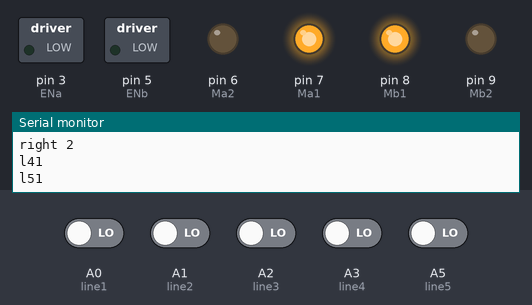
Simulated run of this sketch. Board: Arduino Uno, built with avr-gcc and run on an emulated ATmega328P. On the bench: switched loads named in the sketch (green lamp = pin HIGH), output pins drawn as LEDs (lit = HIGH), the last lines printed to the serial monitor. Inputs (shaded band) come from the test bench; at power-on: A0 (line1), A1 (line2), A2 (line3), A3 (line4), A5 (line5) LOW.

Above: at 1.2 s.
1.3 s: A0 (line1) driven HIGH
At 2.1 s:
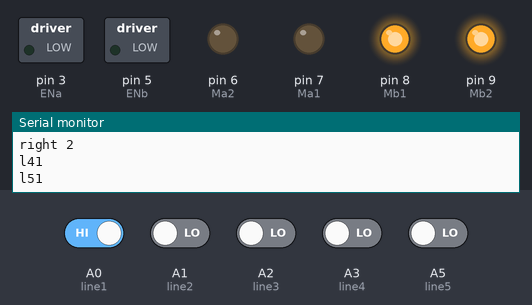
4.3 s: A2 (line3) driven HIGH
At 5.7 s:
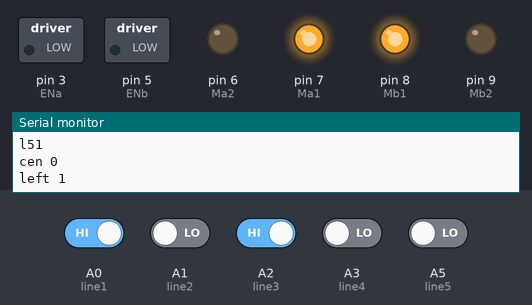
7.3 s: A2 (line3) driven LOW
At 8.1 s:
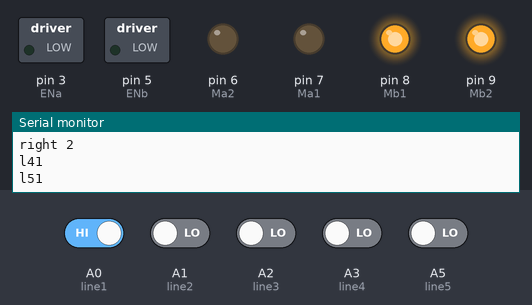
10.3 s: A0 (line1) driven LOW
At 10.6 s:
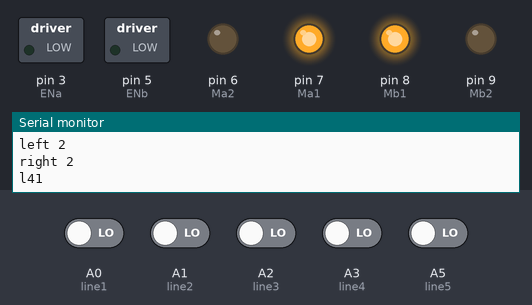
11.8 s: A3 (line4) driven HIGH
At 12.5 s:
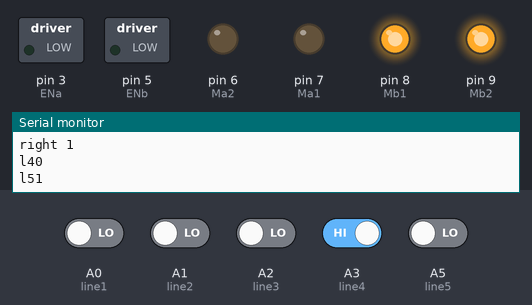
Timing chart, 0 to 14.8 s (numbered marks = the images above; inputs shaded):
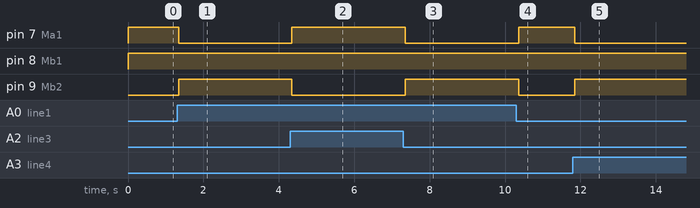

Measured:
- after the input at 1.3 s, pin 7 (Ma1): HIGH → LOW after 0.05 s; pin 9 (Mb2): LOW → HIGH after 0.05 s
- after the input at 4.3 s, pin 7 (Ma1): LOW → HIGH after 0.05 s; pin 9 (Mb2): HIGH → LOW after 0.05 s
- after the input at 7.3 s, pin 7 (Ma1): HIGH → LOW after 0.06 s; pin 9 (Mb2): LOW → HIGH after 0.06 s
- after the input at 10.3 s, pin 7 (Ma1): LOW → HIGH after 0.06 s; pin 9 (Mb2): HIGH → LOW after 0.06 s
- after the input at 11.8 s, pin 7 (Ma1): HIGH → LOW after 0.05 s; pin 9 (Mb2): LOW → HIGH after 0.05 s

The sketch:

ketqua.ino
```cpp
// motor
#define Ma1 7
#define Ma2 6

#define Mb1 8
#define Mb2 9

// line sensor

#define line1 A0 //left
#define line2 A1 //left
#define line3 A2
#define line4 A3 // right
#define line5 A5 // right

// dieu khien speed
#define ENa 3 // moto phai
#define ENb 5 // moto trai
// speed
int8_t Max = 255;
int8_t Min = 0;


void Tien(){
  // analogWrite(ENa,speed);
  // analogWrite(ENb,speed);
  digitalWrite(Ma1,HIGH);
  digitalWrite(Ma2,LOW);

  digitalWrite(Mb1,HIGH);
  digitalWrite(Mb2,LOW);
}
void Lui(int8_t speed){
  analogWrite(ENa,speed);
  analogWrite(ENb,speed);

  digitalWrite(Ma1,LOW);
  digitalWrite(Ma2,HIGH);

  digitalWrite(Mb1,LOW);
  digitalWrite(Mb2,HIGH);
}

void dung(){
  digitalWrite(Ma1,LOW);
  digitalWrite(Ma2,LOW);

  digitalWrite(Mb1,HIGH);
  digitalWrite(Mb2,HIGH);
}


void ReTrai(){
  // analogWrite(ENa,speedr);
  // analogWrite(ENb,speedl);

  digitalWrite(Ma1,LOW);
  digitalWrite(Ma2,LOW);

  digitalWrite(Mb1,HIGH);
  digitalWrite(Mb2,LOW);
}

void RePhai(){
  // analogWrite(ENa,speedr);
  // analogWrite(ENb,speedl);

  digitalWrite(Ma1,HIGH);
  digitalWrite(Ma2,LOW);

  digitalWrite(Mb1,LOW);
  digitalWrite(Mb2,HIGH);
}

int line(int line_i){
  return (!digitalRead(line_i));
}

int doline(){
  int8_t l1 = line(line1);
  int8_t l2 = line(line2);
  int8_t l3 = line(line3);
  int8_t l4 = line(line4);
  int8_t l5 = line(line5);

  int8_t left = l1 + l2;
  int8_t right = l4 + l5;
  // 0  -> tien
  // 2  -> re trai
  // -2 -> re phai
  // 1 -> chinh  trai
  // -1 ->
  if(l3 == 1){
    if(left < 2 && right < 2 ){
      return 0; // tien
    }else if(left == 2 && right < 2){
      return 2; // re trai
    }else if(left < 2 && right == 2){
      return -2; // re phai+
    }else if(left == 2 && right == 2){
      return 10;
    }
  }else{
    // if(left == 0 && right == 0){
    //   return 0;
    // }else
    if(left >= 1 && right == 0){
      return 1; // chinh trai 100
    }else if(left == 0 && right >= 1){
      return -1;// chinh phai 100
    }
  }

}


// void chedo(){
//   switch(doline()){
//     case 0:
//       Tien(255);
//       break;
//     case 2:
//       digitalWrite(ENa,LOW);
//       digitalWrite(ENb,LOW);
//       delay(100);
//       ReTrai(255,20);
//       break;
//     case -2:
//       digitalWrite(ENa,LOW);
//       digitalWrite(ENb,LOW);
//       delay(100);
//       RePhai(20,255);
//       break;
//     case 10: // truong hop luong lu
//       digitalWrite(ENa,LOW);
//       digitalWrite(ENb,LOW);
//       delay(100);
//       break;
//     case 1:
//       digitalWrite(ENa,LOW);
//       digitalWrite(ENb,LOW);
//       ReTrai(100,255);
//       delay(100);
//     case -1:
//       digitalWrite(ENa,LOW);
//       digitalWrite(ENb,LOW);
//       RePhai(255,100);
//       delay(100);

//   }
// }

void setup() {
  // put your setup code here, to run once:
  Serial.begin(9600);
  // set motor
  pinMode(Ma1,OUTPUT);
  pinMode(Ma2,OUTPUT);
  pinMode(Mb1,OUTPUT);
  pinMode(Mb2,OUTPUT);
  pinMode(ENa, OUTPUT);
  pinMode(ENb, OUTPUT);
  // set line sensor
  pinMode(line1, INPUT);
  pinMode(line2, INPUT);
  pinMode(line3, INPUT);
  pinMode(line4, INPUT);
  pinMode(line5, INPUT);

}

void loop() {
  int8_t l1 = line(line1);
  int8_t l2 = line(line2);
  int8_t l3 = line(line3);
  int8_t l4 = line(line4);
  int8_t l5 = line(line5);

  int8_t left = l1 + l2;
  int8_t right = l4 + l5;

  Serial.print("cen ");
  Serial.println(l3);

  Serial.print("left ");
  Serial.println(left);

  Serial.print("right ");
  Serial.println(right);

  Serial.print("l4");
  Serial.println(l4);
  Serial.print("l5");
  Serial.println(l5);
  // delay(500);


  Tien();
  // Tien();
    if(l3 == 1){
      if(left < 2 && right < 2 ){
        dung();
        delay(1000);
        Tien(); // tien
      }else if(left == 2 && right < 2){
        dung();
        delay(1000);
        ReTrai(); // re trai
      }else if(left < 2 && right == 2){
        dung();
        delay(1000);
        RePhai(); // re phai+
      }
    }
    else{
      // if(left == 0 && right == 0){
      //   return 0;
      // }else
      if(left >= 1 && right == 0){
        dung();
        delay(1000);
        ReTrai(); // chinh trai 100
      }else if(left == 0 && right >= 1){
        dung();
        delay(1000);
        RePhai();// chinh phai 100
      }
    }

  // Serial.print("line 2 ");
  // Serial.println(left1);
  // if(cent == 1){
  //   Tien();
  // }else{
  //   dung();
  // }
  // // if()


}
```
